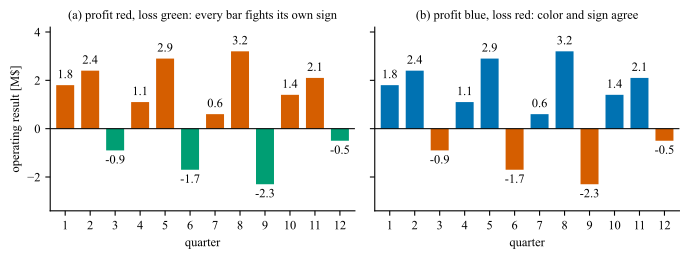

Write the Python code that produced this figure.
# --- Match LaTeX document: Times New Roman, 10pt, textwidth=7in ---
# Color carries meaning the data may not intend. One quarterly profit and loss
# record drawn twice: once with red for profit and green for loss, so that every
# bar's color contradicts its own sign, and once with the convention and the sign
# in agreement. The data, the axes, the baseline and the printed values are
# identical between the panels, so the only difference is which sign gets which
# color.
#
# The second panel does not use green either: red against green is the pair that
# roughly 8% of men cannot separate (plot_cvd.py, plot_cvd_types.py), so the
# positive side is the Okabe-Ito blue and only the negative side keeps the
# conventional red.
import numpy as np
import matplotlib.pyplot as plt

plt.rcParams.update({
    'font.family': 'serif',
    'font.serif': ['Times New Roman'],
    'font.size': 10,
    'axes.titlesize': 9,
    'axes.labelsize': 9,
    'xtick.labelsize': 9,
    'ytick.labelsize': 9,
    'mathtext.fontset': 'cm',
})

# Twelve quarters of operating result, in millions. Mixed sign, and the sign is
# the thing the reader is meant to take away.
values = np.array([1.8, 2.4, -0.9, 1.1, 2.9, -1.7, 0.6, 3.2, -2.3, 1.4, 2.1, -0.5])
quarter = np.arange(1, len(values) + 1)

RED = '#D55E00'    # Okabe-Ito vermillion
GREEN = '#009E73'  # Okabe-Ito bluish green
BLUE = '#0072B2'   # Okabe-Ito blue

# (a) profit red, loss green: the color of every bar contradicts its sign.
# (b) profit blue, loss red: the color of every bar agrees with its sign.
schemes = [
    (RED, GREEN, '(a) profit red, loss green: every bar fights its own sign'),
    (BLUE, RED, '(b) profit blue, loss red: color and sign agree'),
]

fig, axes = plt.subplots(1, 2, figsize=(7.0, 2.7), sharey=True)

for ax, (pos_color, neg_color, title) in zip(axes, schemes):
    colors = [pos_color if v > 0 else neg_color for v in values]
    ax.bar(quarter, values, color=colors, width=0.72)
    ax.axhline(0, color='black', linewidth=0.8)  # bars need their zero baseline
    # No '+' on the gains: the bar direction and the baseline already carry the
    # sign, and four characters per bar do not fit at this width.
    for q, v in zip(quarter, values):
        ax.text(q, v + (0.18 if v > 0 else -0.18), f'{v:.1f}',
                ha='center', va='bottom' if v > 0 else 'top', fontsize=9)
    ax.set_xticks(quarter)
    ax.set_xlabel('quarter')
    ax.set_xlim(0.4, len(values) + 0.6)
    ax.set_ylim(-3.4, 4.2)
    ax.set_title(title)
    ax.spines['top'].set_visible(False)
    ax.spines['right'].set_visible(False)

axes[0].set_ylabel(r'operating result [M\$]')

plt.tight_layout()

basename = 'plot_semantic'
plt.savefig(f'{basename}.pdf', bbox_inches='tight')
plt.savefig(f'{basename}.svg', bbox_inches='tight')
plt.savefig(f'{basename}.jpeg', dpi=300, bbox_inches='tight')
print(f'Saved {basename}.pdf, {basename}.svg, {basename}.jpeg')

# --- how much of the panel is at war with itself? ---
# Under the convention red = loss, green = gain, a bar is contradicted when a
# positive value is drawn red or a negative value green.
n_pos = int((values > 0).sum())
n_neg = int((values < 0).sum())
print(f'\n(a) {n_pos + n_neg} of {len(values)} bars carry a color that contradicts '
      f'their sign: {n_pos} profits in red, {n_neg} losses in green')
print(f'(b) 0 of {len(values)} bars contradict their sign')
print(f'    profits {n_pos}, losses {n_neg}, '
      f'total {values.sum():+.1f} M$ over {len(values)} quarters')
